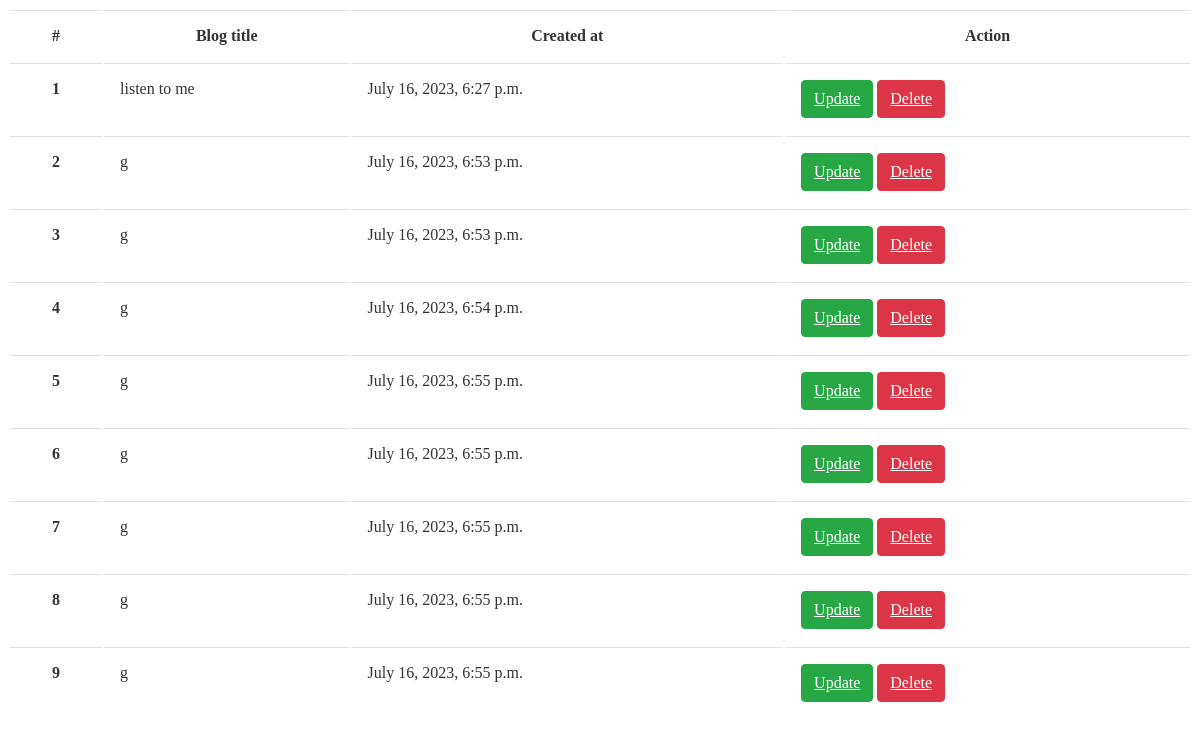
Before: /my-blogs/ (signed in) with the older database file.
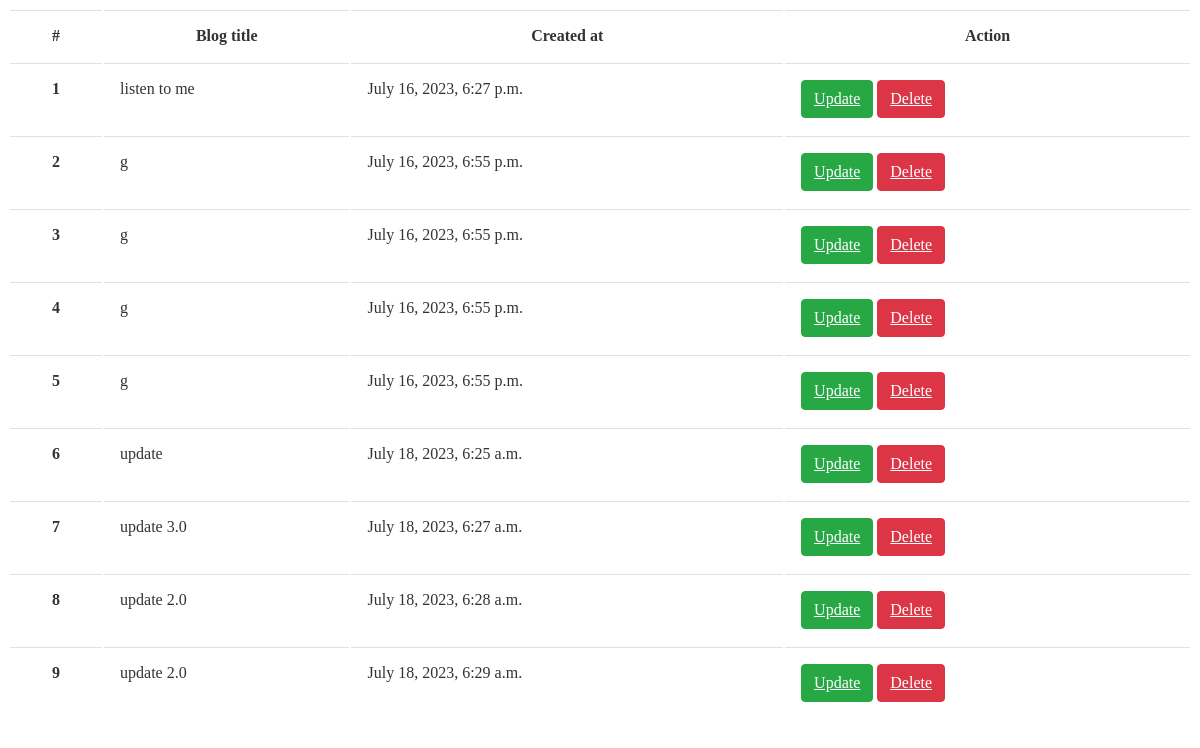
After: the same page with the newer database file.
### pp/models.py (models this page shows, shortened)
class Blog(models.Model):
    title = models.CharField(max_length=100)
    content = RichTextField()
    slug = models.SlugField(max_length=100, null=True, blank=True)
    image = models.ImageField(upload_to='blog_photos')
    uploaded_on = models.DateTimeField(auto_now_add=True)
    user = models.ForeignKey(
        User, null=True, blank=True, on_delete=models.CASCADE)

### pp/views.py (the view)
# urls.py: path('my-blogs/', views.my_blogs, name='my_blogs'),
@login_required
def my_blogs(request):
    context = {}
    try:
        blogs = Blog.objects.filter(user = request.user)
        context['blogs'] = blogs
    except Exception as e:
        return HttpResponse(e)
    return render(request, 'my_blogs.html', context)

### templates/my_blogs.html (shortened to what this page needs)
{% block content %}
<section class="mt-5 pt-5">
    <div class="container">
        <table class="table">
            <thead>
                <tr>
                    <th scope="col">#</th>
                    <th scope="col">Blog title</th>
                    <th scope="col">Created at</th>
                    <th scope="col">Action</th>
                </tr>
            </thead>
            <tbody>
                {% for blog in blogs %}
                <tr>
                    <th scope="row">{{ forloop.counter }}</th>
                    <td >{{ blog.title }}</td>
                    <td >{{ blog.uploaded_on }}</td>
                    <td>
                        <a href="{% url 'blog_update' blog.slug %}" class="btn btn-success">Update</a>
                        <a href="{% url 'blog_delete' blog.id %}" class="btn btn-danger">Delete</a>
                    </td>
                </tr>
                {% endfor %}
            </tbody>
        </table>
    </div>
</section>
{% endblock content %}

Changed rows visible on the page:
removed Blog: title "g", uploaded_on "July 16, 2023, 6:53 p.m."
removed Blog: title "g", uploaded_on "July 16, 2023, 6:53 p.m."
removed Blog: title "g", uploaded_on "July 16, 2023, 6:54 p.m."
removed Blog: title "g", uploaded_on "July 16, 2023, 6:55 p.m."
added Blog: title "update", uploaded_on "July 18, 2023, 6:25 a.m."
added Blog: title "update 3.0", uploaded_on "July 18, 2023, 6:27 a.m."
added Blog: title "update 2.0", uploaded_on "July 18, 2023, 6:28 a.m."
added Blog: title "update 2.0", uploaded_on "July 18, 2023, 6:29 a.m."
